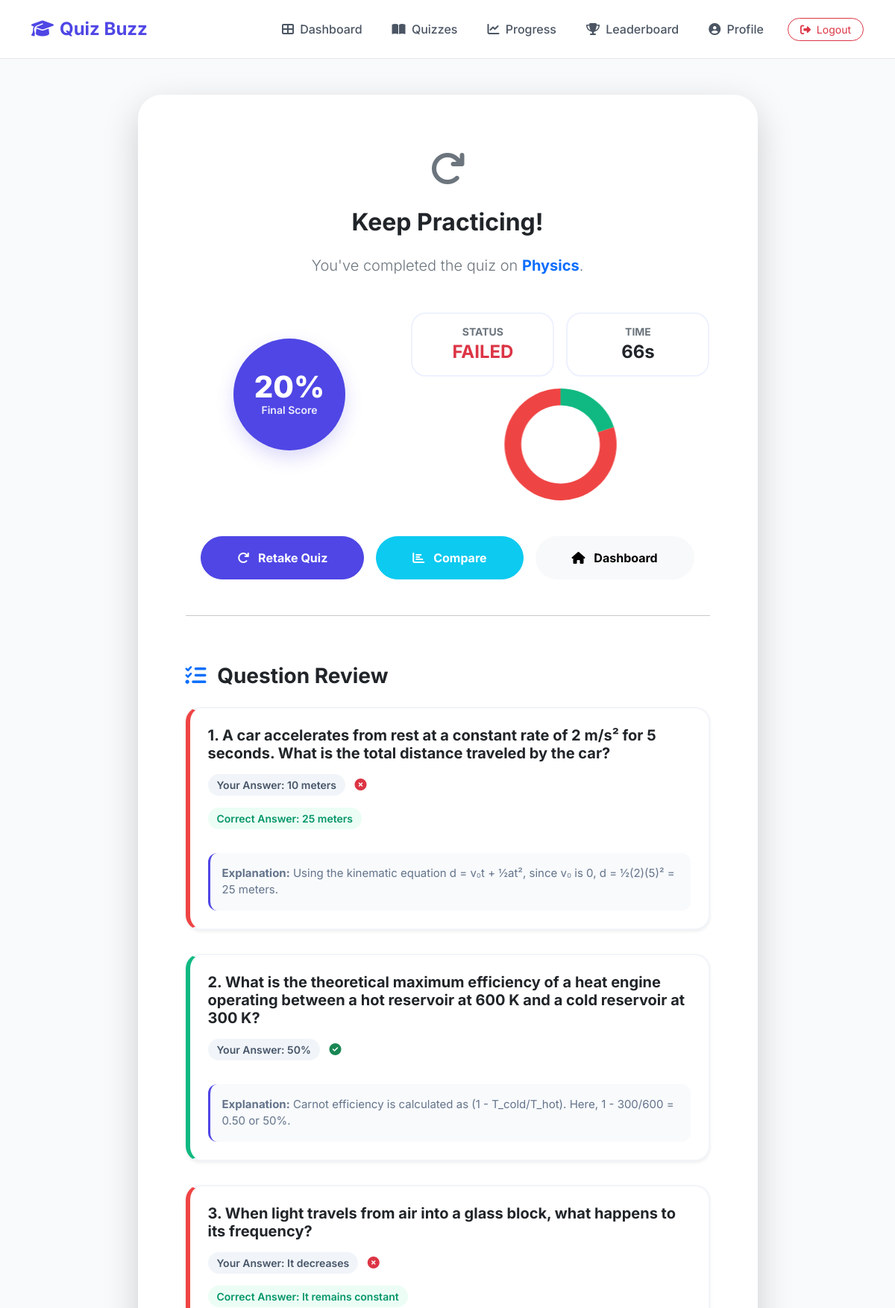
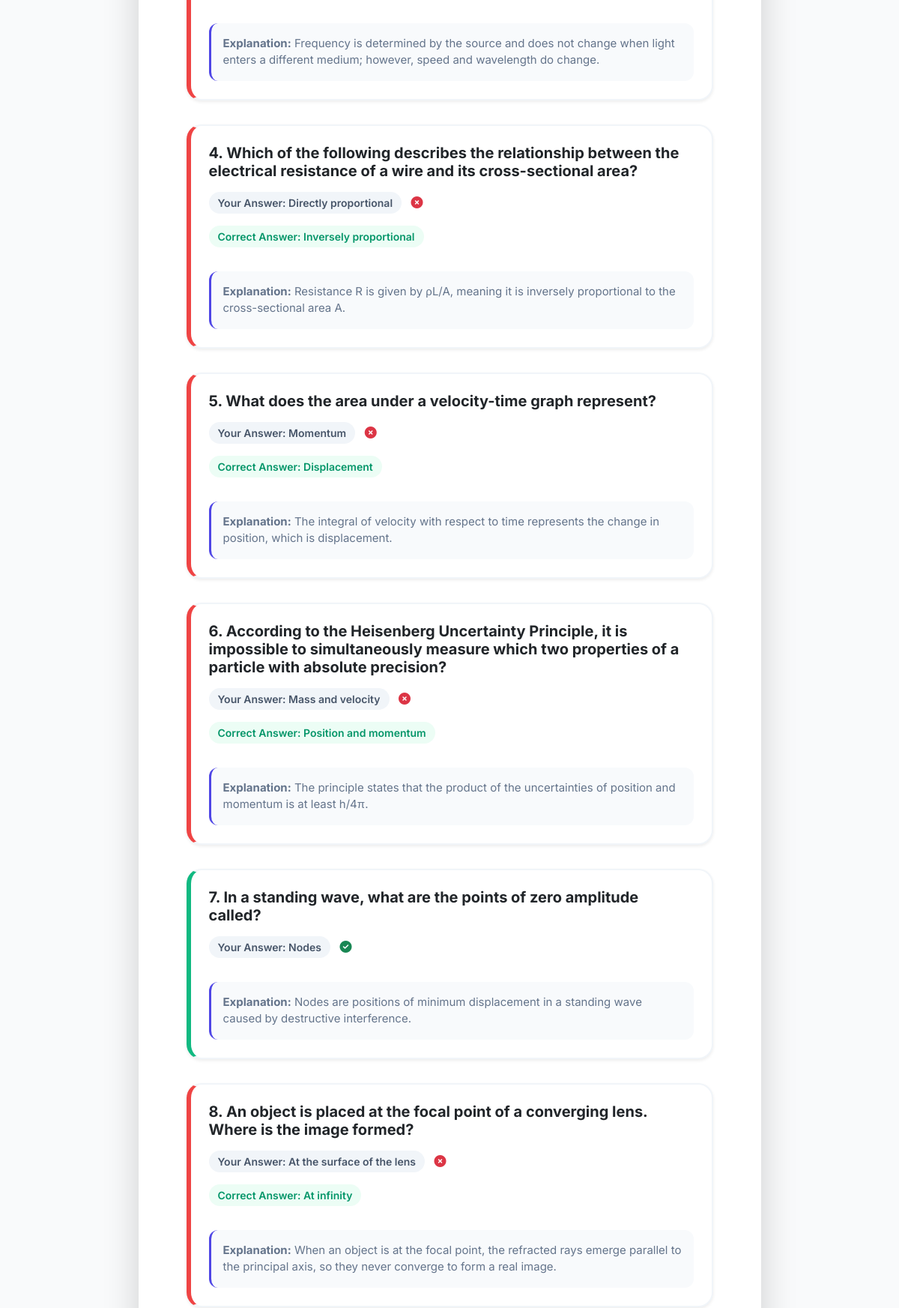
Screenshot of /quizzes/results/?session_id=46 (signed in, upper part) with the database file from the repository (2 pictures, top to bottom).
### quizzes/models.py (models this page shows, shortened)
class QuizSession(models.Model):
    user = models.ForeignKey(User, on_delete=models.CASCADE)
    subcategory = models.ForeignKey(Subcategory, on_delete=models.CASCADE)
    difficulty = models.CharField(max_length=20)
    created_at = models.DateTimeField(auto_now_add=True)
    completed_at = models.DateTimeField(null=True, blank=True)
    timer_duration = models.IntegerField(default=0) # in seconds
    started_at = models.DateTimeField(null=True, blank=True)

class Subcategory(models.Model):
    category = models.ForeignKey(Category, related_name='subcategories', on_delete=models.CASCADE)
    name = models.CharField(max_length=100)
    description = models.TextField(blank=True)
    class Meta:
        verbose_name_plural = "Subcategories"

class QuizResult(models.Model):
    quiz_session = models.OneToOneField(QuizSession, on_delete=models.CASCADE, related_name='result')
    score = models.IntegerField()
    total_questions = models.IntegerField()
    percentage = models.FloatField()
    passed = models.BooleanField()
    time_taken = models.IntegerField() # in seconds

class UserAnswer(models.Model):
    quiz_session = models.ForeignKey(QuizSession, related_name='user_answers', on_delete=models.CASCADE)
    question = models.ForeignKey(Question, on_delete=models.CASCADE)
    selected_option = models.CharField(max_length=255)
    is_correct = models.BooleanField()

class Question(models.Model):
    quiz_session = models.ForeignKey(QuizSession, related_name='questions', on_delete=models.CASCADE)
    text = models.TextField()
    options = models.JSONField() # Store list of options as JSON
    correct_answer = models.CharField(max_length=255)
    explanation = models.TextField(blank=True)

### quizzes/views.py (the view, shortened to what this page needs)
# urls.py: path('results/', views.quiz_results, name='quiz_results'),
@login_required
def quiz_results(request):
    quiz_session_id = request.GET.get('session_id') or request.session.get('quiz_session_id')
    if not quiz_session_id:
        return redirect('quizzes:category_list')
    from .models import QuizSession, QuizResult
    from django.utils import timezone
    quiz_session = get_object_or_404(QuizSession, id=quiz_session_id)
    if not quiz_session.completed_at:
        quiz_session.completed_at = timezone.now()
        quiz_session.save()
    score = quiz_session.user_answers.filter(is_correct=True).count()
    questions = quiz_session.questions.all()
    total = questions.count()
    percentage = (score / total) * 100 if total > 0 else 0
    passed = percentage >= 60
    time_taken = 0
    if quiz_session.completed_at and quiz_session.started_at:
        time_taken = (quiz_session.completed_at - quiz_session.started_at).total_seconds()
    result, created = QuizResult.objects.update_or_create(
        quiz_session=quiz_session,
        defaults={
            'score': score,
            'total_questions': total,
            'percentage': percentage,
            'passed': passed,
            'time_taken': int(time_taken)
        }
    )
    previous_result = QuizResult.objects.filter(
        quiz_session__user=request.user,
        quiz_session__subcategory=quiz_session.subcategory
    ).exclude(id=result.id).order_by('-quiz_session__completed_at').first()
    improvement_percentage = 0
    motivation_message = ""
    context = {
        'session': quiz_session,
        'result': result,
        'answers': quiz_session.user_answers.all().select_related('question'),
        'motivation_message': motivation_message,
        'improvement_percentage': improvement_percentage
    }
    return render(request, 'quizzes/quiz_results.html', context)

### templates/quizzes/quiz_results.html (shortened to what this page needs)
{% extends 'base.html' %}
{% block content %}
<div class="row justify-content-center">
    <div class="col-lg-9 text-center">
        <div class="card shadow-lg results-card p-4 p-md-5 mb-5">
            <div class="card-body">
                <div class="confetti-icon">
                    {% if result.passed %}
                    <i class="fas fa-trophy text-warning"></i>
                    {% else %}
                    <i class="fas fa-redo text-secondary"></i>
                    {% endif %}
                </div>
                <h2 class="fw-bold mb-4">{% if result.passed %}Congratulations!{% else %}Keep Practicing!{% endif %}</h2>
                <p class="text-secondary lead mb-5">You've completed the quiz on <span class="text-primary fw-bold">{{ session.subcategory.name }}</span>.</p>
                <div class="row align-items-center mb-5">
                    <div class="col-md-5">
                        <div class="score-circle">
                            <div class="percentage">{{ result.percentage|floatformat:0 }}%</div>
                            <div class="score-label">Final Score</div>
                        </div>
                    </div>
                    <div class="col-md-7">
                        <div class="row g-3">
                            <div class="col-6">
                                <div class="stat-card">
                                    <h6 class="text-secondary fw-bold text-uppercase small mb-1">Status</h6>
                                    <div
                                        class="h4 fw-bold m-0 {% if result.passed %}text-success{% else %}text-danger{% endif %}">
                                        {% if result.passed %}PASSED{% else %}FAILED{% endif %}
                                    </div>
                                </div>
                            </div>
                            <div class="col-6">
                                <div class="stat-card">
                                    <h6 class="text-secondary fw-bold text-uppercase small mb-1">Time</h6>
                                    <div class="h4 fw-bold m-0">{{ result.time_taken|floatformat:0 }}s</div>
                                </div>
                            </div>
                            <div class="col-12">
                                <canvas id="scoreChart" height="150"></canvas>
                            </div>
                        </div>
                    </div>
                </div>
                <div class="d-flex flex-column flex-md-row gap-3 justify-content-center mb-5">
                    <a href="{% url 'quizzes:retake_quiz' session.id %}"
                        class="btn btn-primary px-5 py-3 rounded-pill fw-bold">
                        <i class="fas fa-redo me-2"></i> Retake Quiz
                    </a>
                    <a href="{% url 'quizzes:compare_attempts' %}?subcategory={{ session.subcategory.id }}"
                        class="btn btn-info text-white px-5 py-3 rounded-pill fw-bold">
                        <i class="fas fa-chart-bar me-2"></i> Compare
                    </a>
                    <a href="{% url 'dashboard' %}" class="btn btn-light px-5 py-3 rounded-pill fw-bold">
                        <i class="fas fa-home me-2"></i> Dashboard
                    </a>
                </div>
                <hr class="my-5 opacity-10">
                <div class="review-section">
                    <h3 class="fw-bold mb-4"><i class="fas fa-list-check me-2 text-primary"></i> Question Review</h3>
                    {% for answer in answers %}
                    <div
                        class="card question-review-card shadow-sm p-4 {% if answer.is_correct %}correct{% else %}incorrect{% endif %}">
                        <h5 class="fw-bold mb-3 text-start">{{ forloop.counter }}. {{ answer.question.text }}</h5>
                        <div class="mb-2 text-start">
                            <span class="answer-tag user">Your Answer: {{ answer.selected_option }}</span>
                            {% if not answer.is_correct %}
                            <i class="fas fa-times-circle text-danger ms-2"></i>
                            {% else %}
                            <i class="fas fa-check-circle text-success ms-2"></i>
                            {% endif %}
                        </div>
                        {% if not answer.is_correct %}
                        <div class="mb-2 text-start">
                            <span class="answer-tag correct">Correct Answer: {{ answer.question.correct_answer }}</span>
                        </div>
                        {% endif %}
                        <div class="explanation-box text-start">
                            <strong>Explanation:</strong> {{ answer.question.explanation }}
                        </div>
                    </div>
                    {% endfor %}
                </div>
            </div>
        </div>
    </div>
</div>
{% endblock %}
{% block extra_js %}
<script>
    const ctx = document.getElementById('scoreChart').getContext('2d');
    new Chart(ctx, {
        type: 'doughnut',
        data: {
            labels: ['Correct', 'Incorrect'],
            datasets: [{
                data: [{{ result.score }}, {{ result.total_questions }} - {{ result.score }}],
        backgroundColor: ['#10b981', '#ef4444'],
        borderWidth: 0,
        cutout: '70%'
            }]
        },
        options: {
        plugins: {
            legend: { display: false }
        },
        responsive: true,
        maintainAspectRatio: false
    }
    });
</script>
{% endblock %}

### templates/base.html (style rules this page uses)
:root { --primary-color: #4f46e5; --secondary-color: #6366f1; --bg-color: #f9fafb; --text-color: #1f2937; }
body { font-family: 'Inter', sans-serif; background-color: var(--bg-color); color: var(--text-color); min-height: 100vh; display: flex; flex-direction: column; }
.btn-primary { background-color: var(--primary-color); border-color: var(--primary-color); }

### templates/quizzes/quiz_results.html (style rules this page uses)
.results-card { border-radius: 2rem; border: none; background: white; }
.score-circle { width: 150px; height: 150px; border-radius: 50%; display: flex; flex-direction: column; align-items: center; justify-content: center; margin: 0 auto 2rem; background: var(--primary-color); color: white; box-shadow: 0 10px 25px rgba(79, 70, 229, 0.2); }
.percentage { font-size: 2.5rem; font-weight: 800; line-height: 1; }
.score-label { font-size: 0.875rem; font-weight: 600; opacity: 0.9; }
.stat-card { border-radius: 1.25rem; border: 2px solid #eef2ff; padding: 1rem; height: 100%; transition: transform 0.2s; }
.confetti-icon { font-size: 3rem; margin-bottom: 1rem; }
.review-section { margin-top: 4rem; text-align: left; }
.question-review-card { border-radius: 1.25rem; border: 2px solid #f1f5f9; margin-bottom: 2rem; transition: all 0.3s ease; }
.question-review-card.correct { border-left: 6px solid #10b981; }
.question-review-card.incorrect { border-left: 6px solid #ef4444; }
.answer-tag { font-size: 0.875rem; font-weight: 600; padding: 0.25rem 0.75rem; border-radius: 2rem; display: inline-block; margin-bottom: 0.5rem; }
.answer-tag.user { background: #f1f5f9; color: #475569; }
.answer-tag.correct { background: #ecfdf5; color: #059669; }
.explanation-box { background: #f8fafc; border-radius: 0.75rem; padding: 1rem; margin-top: 1rem; font-size: 0.9375rem; color: #64748b; border-left: 3px solid var(--primary-color); }

### rows the page displays
QuizSession: subcategory.name "Physics"
QuizResult: percentage "20", time_taken "66"
UserAnswer: question.text "A car accelerates from rest at a constant rate of 2 m/s² for 5 seconds. What is the total distance traveled by the car?", selected_option "10 meters", is_correct False (drawn), question.correct_answer "25 meters", question.explanation "Using the kinematic equation d = v₀t + ½at², since v₀ is 0, d = ½(2)(5)² = 25 meters."
UserAnswer: question.text "What is the theoretical maximum efficiency of a heat engine operating between a hot reservoir at 600 K and a cold reservoir at 300 K?", selected_option "50%", is_correct True (drawn), question.explanation "Carnot efficiency is calculated as (1 - T_cold/T_hot). Here, 1 - 300/600 = 0.50 or 50%."
UserAnswer: question.text "When light travels from air into a glass block, what happens to its frequency?", selected_option "It decreases", is_correct False (drawn), question.correct_answer "It remains constant", question.explanation "Frequency is determined by the source and does not change when light enters a different medium; however, speed and wavelength do change."
UserAnswer: question.text "Which of the following describes the relationship between the electrical resistance of a wire and its cross-sectional area?", selected_option "Directly proportional", is_correct False (drawn), question.correct_answer "Inversely proportional", question.explanation "Resistance R is given by ρL/A, meaning it is inversely proportional to the cross-sectional area A."
UserAnswer: question.text "What does the area under a velocity-time graph represent?", selected_option "Momentum", is_correct False (drawn), question.correct_answer "Displacement", question.explanation "The integral of velocity with respect to time represents the change in position, which is displacement."
UserAnswer: question.text "According to the Heisenberg Uncertainty Principle, it is impossible to simultaneously measure which two properties of a particle with absolute precision?", selected_option "Mass and velocity", is_correct False (drawn), question.correct_answer "Position and momentum", question.explanation "The principle states that the product of the uncertainties of position and momentum is at least h/4π."
UserAnswer: question.text "In a standing wave, what are the points of zero amplitude called?", selected_option "Nodes", is_correct True (drawn), question.explanation "Nodes are positions of minimum displacement in a standing wave caused by destructive interference."
UserAnswer: question.text "An object is placed at the focal point of a converging lens. Where is the image formed?", selected_option "At the surface of the lens", is_correct False (drawn), question.correct_answer "At infinity", question.explanation "When an object is at the focal point, the refracted rays emerge parallel to the principal axis, so they never converge to form a real image."

### other values shown
chart data {{ result.score }} 2
chart data {{ result.total_questions }} 10
